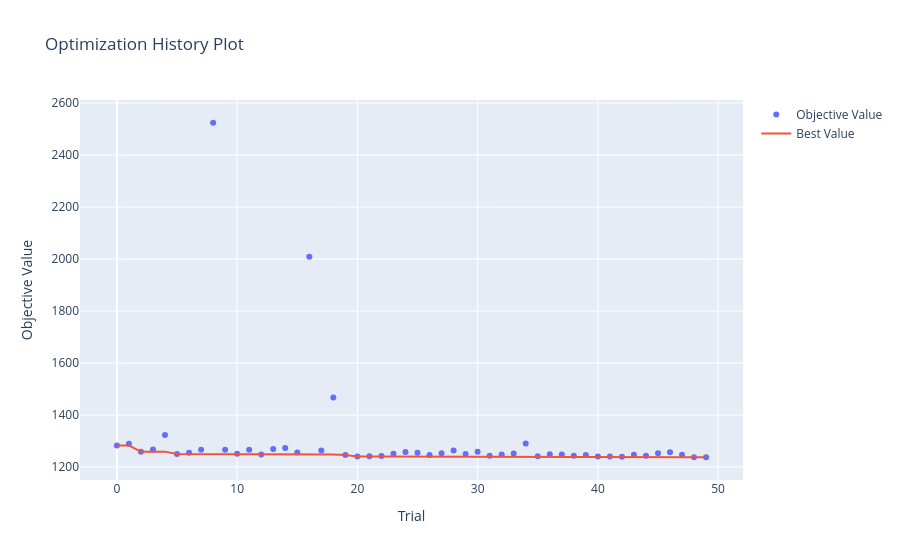
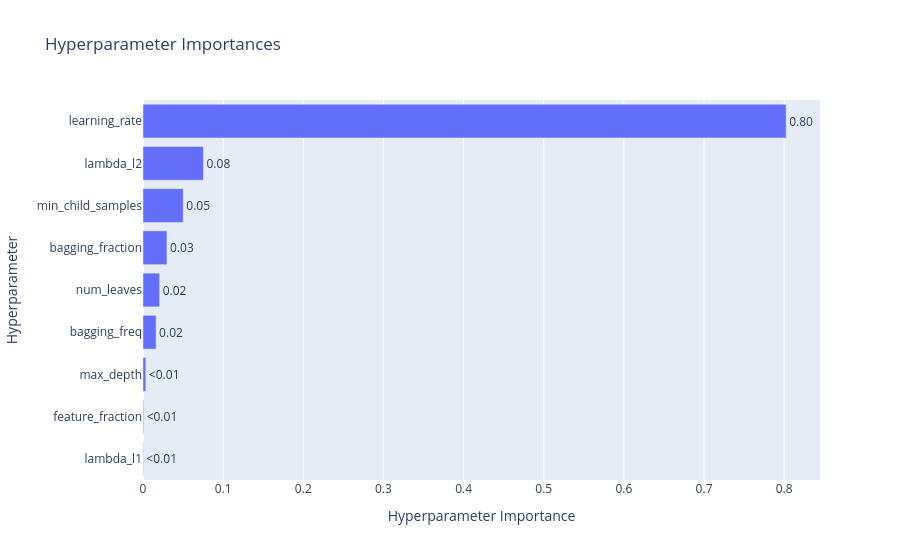
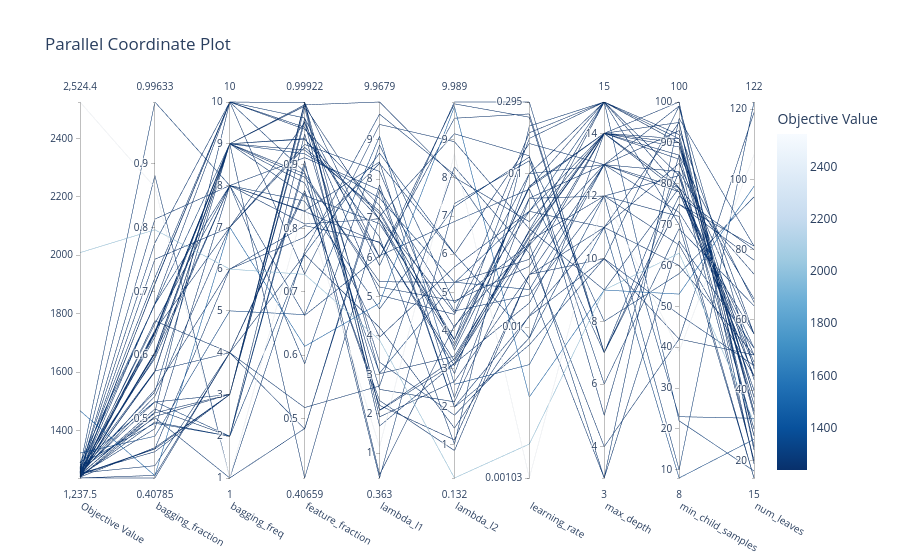
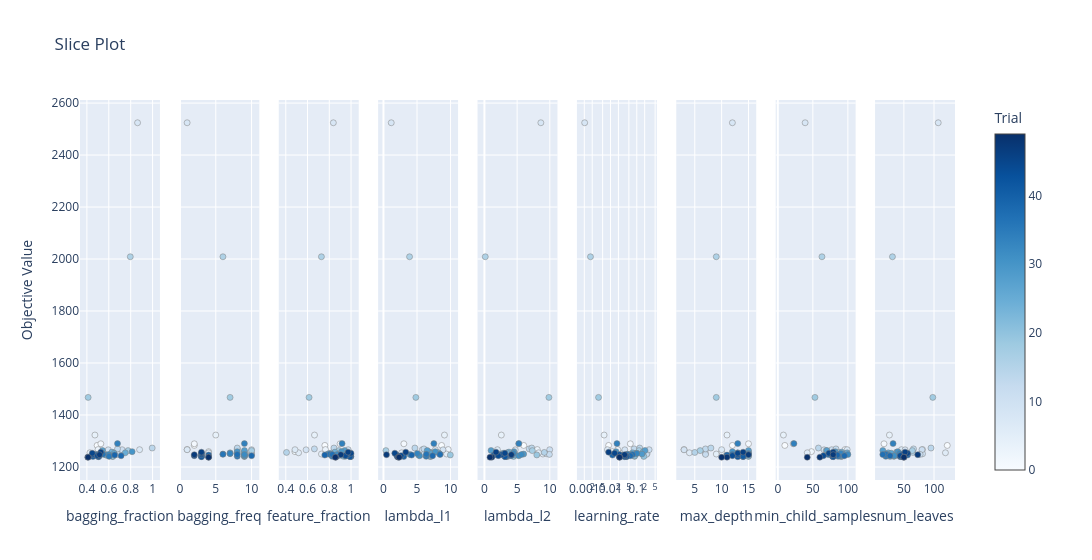

The notebook cell saved with these charts, in order:
### Code cell
from models_gb import plot_optuna_results

plot_optuna_results(study_lgb)
